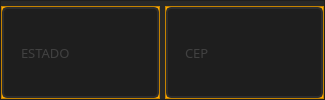
                 <widget class="QFrame" name="frame_14">
                  <property name="styleSheet">
                   <string notr="true">background-color: rgb(40, 40, 40);</string>
                  </property>
                  <property name="frameShape">
                   <enum>QFrame::StyledPanel</enum>
                  </property>
                  <property name="frameShadow">
                   <enum>QFrame::Raised</enum>
                  </property>
                  <layout class="QHBoxLayout" name="horizontalLayout_17">
                   <property name="spacing">
                    <number>5</number>
                   </property>
                   <property name="leftMargin">
                    <number>0</number>
                   </property>
                   <property name="topMargin">
                    <number>5</number>
                   </property>
                   <property name="rightMargin">
                    <number>0</number>
                   </property>
                   <property name="bottomMargin">
                    <number>0</number>
                   </property>
                   <item>
                    <widget class="QFrame" name="frame_30">
                     <property name="styleSheet">
                      <string notr="true">background-color: rgb(255, 170, 0);</string>
                     </property>
                     <property name="frameShape">
                      <enum>QFrame::StyledPanel</enum>
                     </property>
                     <property name="frameShadow">
                      <enum>QFrame::Raised</enum>
                     </property>
                     <layout class="QHBoxLayout" name="horizontalLayout_25">
                      <property name="spacing">
                       <number>0</number>
                      </property>
                      <property name="leftMargin">
                       <number>0</number>
                      </property>
                      <property name="topMargin">
                       <number>0</number>
                      </property>
                      <property name="rightMargin">
                       <number>0</number>
                      </property>
                      <property name="bottomMargin">
                       <number>0</number>
                      </property>
                      <item>
                       <widget class="QLineEdit" name="txt_cliestado">
                        <property name="sizePolicy">
                         <sizepolicy hsizetype="Expanding" vsizetype="Expanding">
                          <horstretch>0</horstretch>
                          <verstretch>0</verstretch>
                         </sizepolicy>
                        </property>
                        <property name="font">
                         <font>
                          <family>Quicksand</family>
                          <pointsize>10</pointsize>
                         </font>
                        </property>
                        <property name="styleSheet">
                         <string notr="true">QLineEdit{
	border: 2px solid rgb(45, 45, 45);
	border-radius: 5px;
	padding: 15px;
	background-color: rgb(30, 30, 30);
	color: rgb(100, 100, 100);
}
QLineEdit:hover{
	border: 2px solid rgb(55, 55, 55);
}
QLineEdit:focus{
	border: 2px solid rgb(255, 207, 0);
	color: rgb(200, 200, 200);
}</string>
                        </property>
                        <property name="maxLength">
                         <number>32</number>
                        </property>
                        <property name="placeholderText">
                         <string>ESTADO</string>
                        </property>
                       </widget>
                      </item>
                     </layout>
                    </widget>
                   </item>
                   <item>
                    <widget class="QFrame" name="frame_31">
                     <property name="styleSheet">
                      <string notr="true">background-color: rgb(255, 170, 0);</string>
                     </property>
                     <property name="frameShape">
                      <enum>QFrame::StyledPanel</enum>
                     </property>
                     <property name="frameShadow">
                      <enum>QFrame::Raised</enum>
                     </property>
                     <layout class="QHBoxLayout" name="horizontalLayout_26">
                      <property name="spacing">
                       <number>0</number>
                      </property>
                      <property name="leftMargin">
                       <number>0</number>
                      </property>
                      <property name="topMargin">
                       <number>0</number>
                      </property>
                      <property name="rightMargin">
                       <number>0</number>
                      </property>
                      <property name="bottomMargin">
                       <number>0</number>
                      </property>
                      <item>
                       <widget class="QLineEdit" name="txt_clicep">
                        <property name="sizePolicy">
                         <sizepolicy hsizetype="Expanding" vsizetype="Expanding">
                          <horstretch>0</horstretch>
                          <verstretch>0</verstretch>
                         </sizepolicy>
                        </property>
                        <property name="font">
                         <font>
                          <family>Quicksand</family>
                          <pointsize>10</pointsize>
                         </font>
                        </property>
                        <property name="styleSheet">
                         <string notr="true">QLineEdit{
	border: 2px solid rgb(45, 45, 45);
	border-radius: 5px;
	padding: 15px;
	background-color: rgb(30, 30, 30);
	color: rgb(100, 100, 100);
}
QLineEdit:hover{
	border: 2px solid rgb(55, 55, 55);
}
QLineEdit:focus{
	border: 2px solid rgb(255, 207, 0);
	color: rgb(200, 200, 200);
}</string>
                        </property>
                        <property name="maxLength">
                         <number>32</number>
                        </property>
                        <property name="placeholderText">
                         <string>CEP</string>
                        </property>
                       </widget>
                      </item>
                     </layout>
                    </widget>
                   </item>
                  </layout>
                 </widget>
